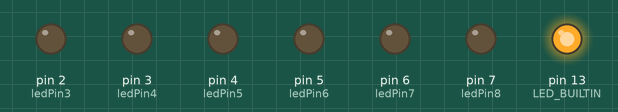
The sketch below on a simulated Arduino Uno, built with avr-gcc and run on an emulated ATmega328P. Parts: output pins drawn as LEDs (lit = HIGH). Pins used as bus, display or sensor lines are not drawn.

Above: at 0.5 s.
At 2.5 s:
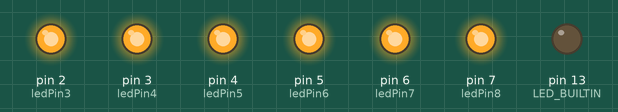
At 3.5 s:
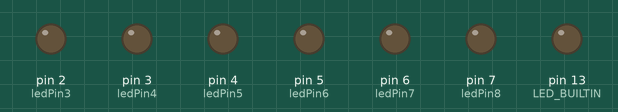
Timing chart, 0 to 5.2 s (numbered marks = the images above):
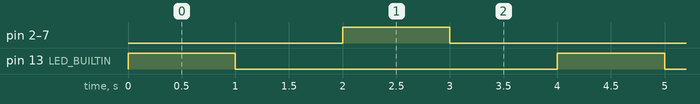

Measured:
- by itself, pin 2 (ledPin3), pin 3 (ledPin4), pin 4 (ledPin5), pin 5 (ledPin6), pin 6 (ledPin7), pin 7 (ledPin8), pin 13 (LED_BUILTIN): alternates HIGH for 1.0 s and LOW for 3.0 s

The sketch:

test.leds.ino
```cpp
// LED_BUILTIN is defined as 13 on the Arduino Uno board
// the setup function runs once when you press reset or power the board
void setup() {

  // initialize digital pin LED_BUILTIN as an output.
  pinMode(LED_BUILTIN, OUTPUT);
  Serial.begin(9600);

}

// the loop function runs over and over again forever
void loop() {

  digitalWrite(LED_BUILTIN, HIGH);   // turn the LED on (HIGH is the voltage level)
  delay(1000);                       // wait for a second
  digitalWrite(LED_BUILTIN, LOW);    // turn the LED off by making the voltage LOW
  delay(1000);
                  // wait for a second
  LedsOn();
}

void LedsOn() {
    const int ledPin1 = 0;
    const int ledPin2 = 1;
    const int ledPin3 = 2;
    const int ledPin4 = 3;
    const int ledPin5 = 4;
    const int ledPin6 = 5;
    const int ledPin7 = 6;
    const int ledPin8 = 7;

    pinMode(ledPin1, OUTPUT);
    pinMode(ledPin2, OUTPUT);
    pinMode(ledPin3, OUTPUT);
    pinMode(ledPin4, OUTPUT);
    pinMode(ledPin5, OUTPUT);
    pinMode(ledPin6, OUTPUT);
    pinMode(ledPin7, OUTPUT);
    pinMode(ledPin8, OUTPUT);

    digitalWrite(ledPin1, HIGH);
    digitalWrite(ledPin2, HIGH);
    digitalWrite(ledPin3, HIGH);
    digitalWrite(ledPin4, HIGH);
    digitalWrite(ledPin5, HIGH);
    digitalWrite(ledPin6, HIGH);
    digitalWrite(ledPin7, HIGH);
    digitalWrite(ledPin8, HIGH);

    delay(1000);

    digitalWrite(ledPin1, LOW);
    digitalWrite(ledPin2, LOW);
    digitalWrite(ledPin3, LOW);
    digitalWrite(ledPin4, LOW);
    digitalWrite(ledPin5, LOW);
    digitalWrite(ledPin6, LOW);
    digitalWrite(ledPin7, LOW);
    digitalWrite(ledPin8, LOW);

    delay(1000);


}
```
